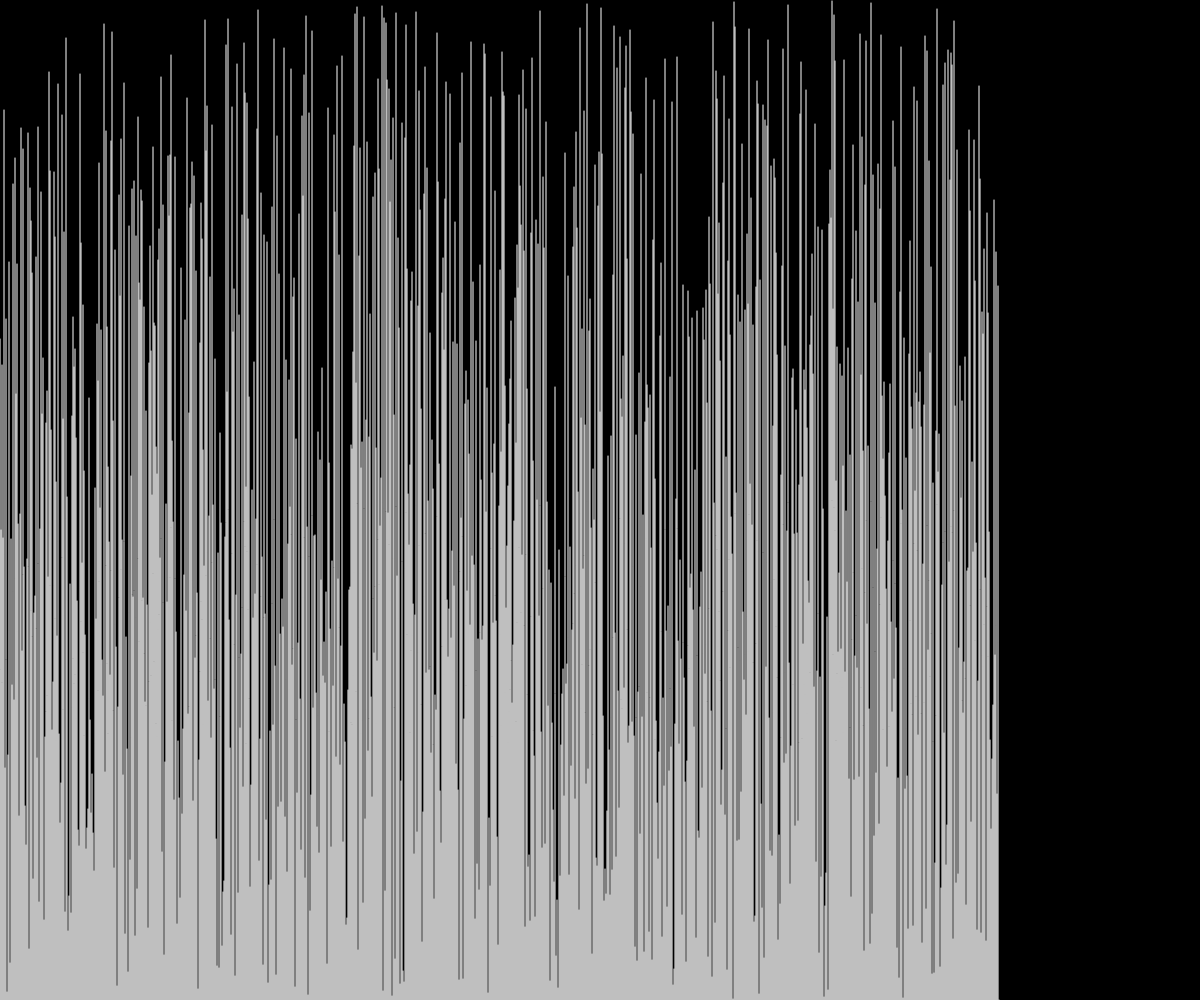
Frame 1 (no input)
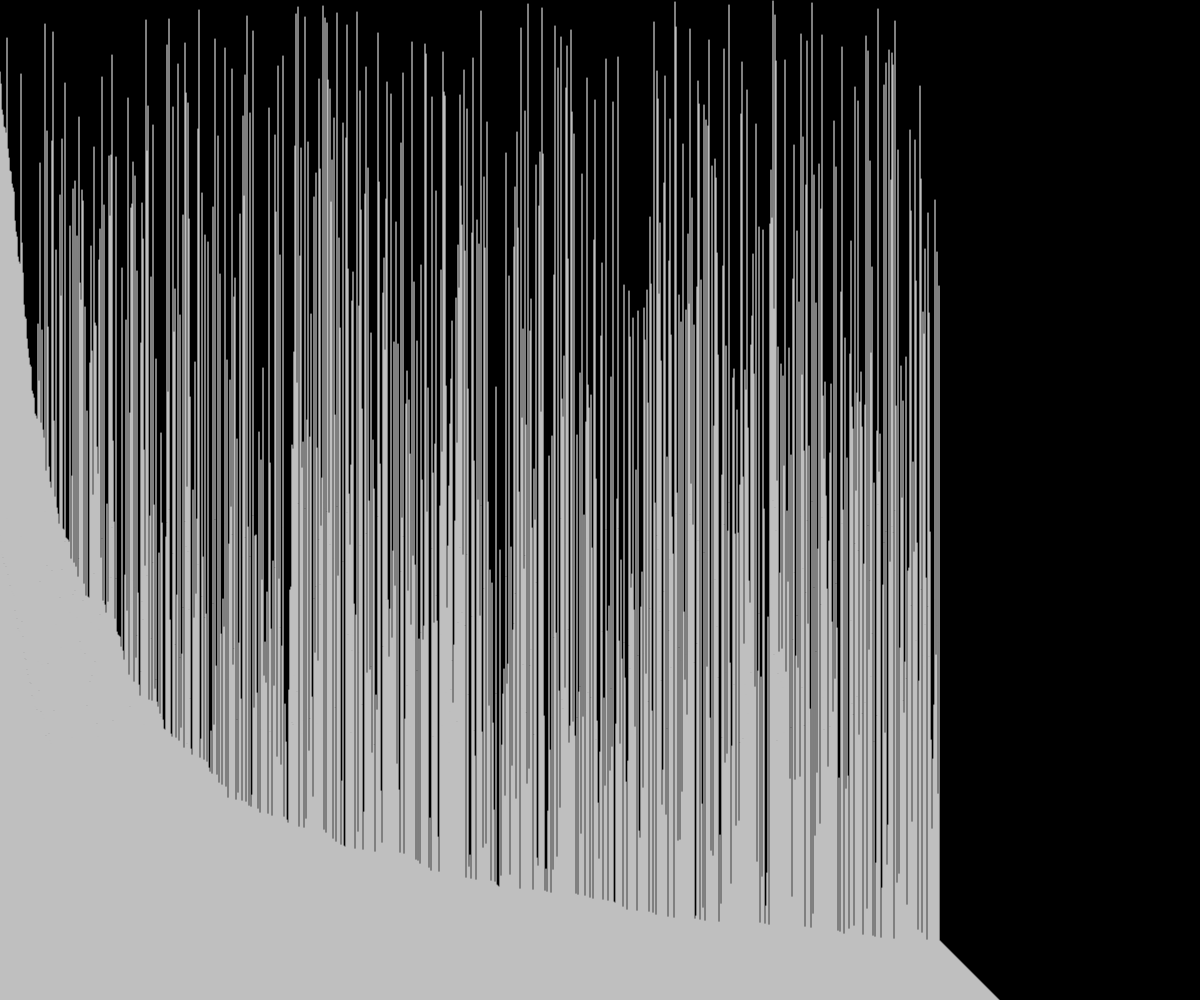
Frame 60 (no input)
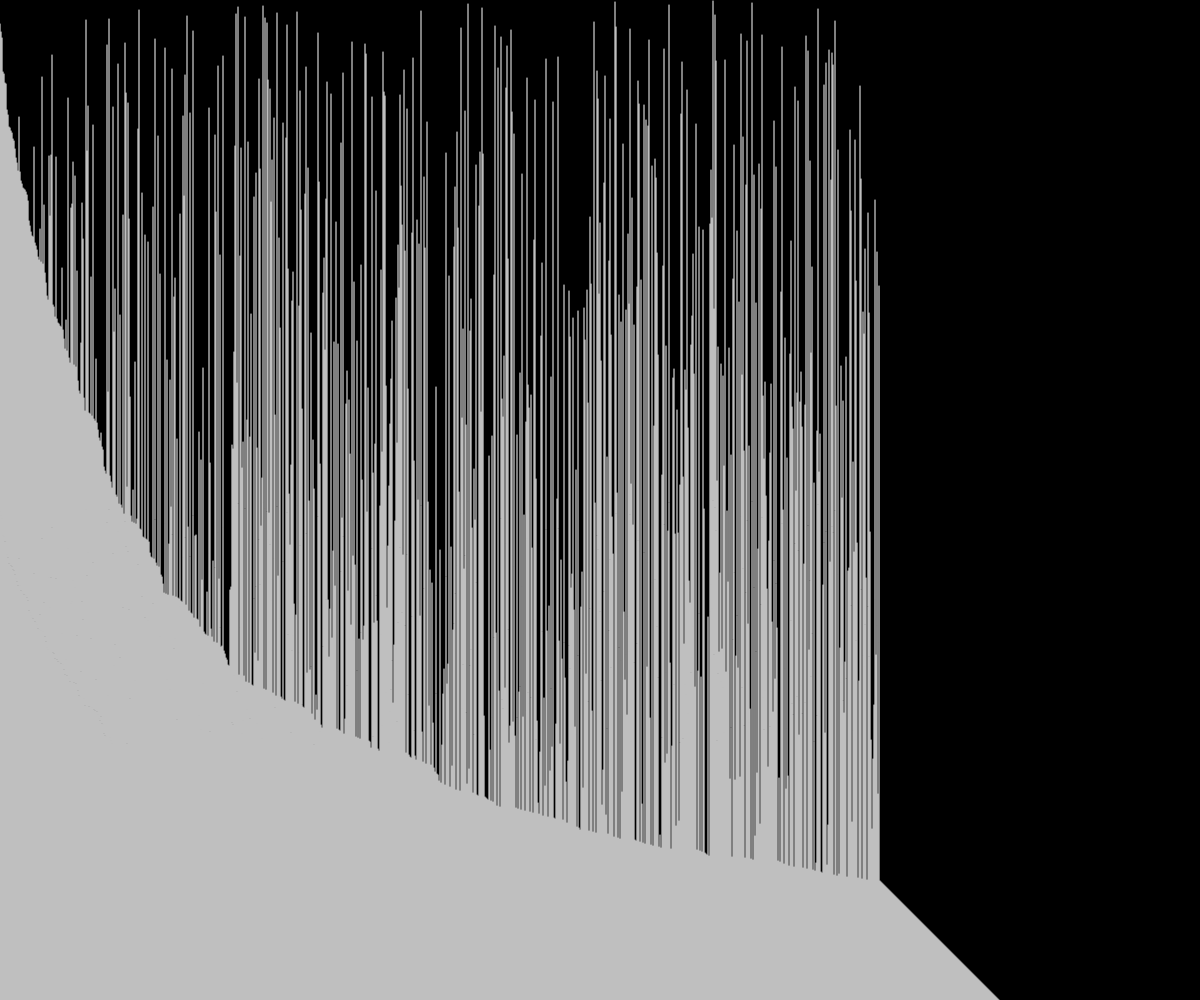
Frame 120 (the mouse pressed at the canvas centre since frame 60)

The p5.js sketch that drew these frames (run headless with seeded random() and noise() and a simulated clock; from frame 60 on, the mouse is pressed at the canvas centre):

// p5.js sketch
// ── sketch.js
let values = [];
const numberOfLines = 1000;
let i = 0;
let j = 0;

function setup() {
  createCanvas(windowWidth, windowHeight);
  nonMixed = new Array(numberOfLines);
  for (let i = 0; i < nonMixed.length; i++) {
    nonMixed[i] = i;
  }
  values = shuffle(nonMixed);
}

function draw() {
  background(0);

  if (i < values.length) {
    for (let j = 0; j < values.length - i - 1; j++) {
      let a = values[j];
      let b = values[j + 1];
      if (a < b) {
        swap(values, j, j + 1);
      }
    }
  } else {
    console.log('finished');
    noLoop();
  }
  i++;

  for (let i = 0; i < values.length; i++) {
    stroke(255);
    line(i, height, i, height - values[i]);
  }
}

function swap(arr, a, b) {
  let temp = arr[a];
  arr[a] = arr[b];
  arr[b] = temp;
}
